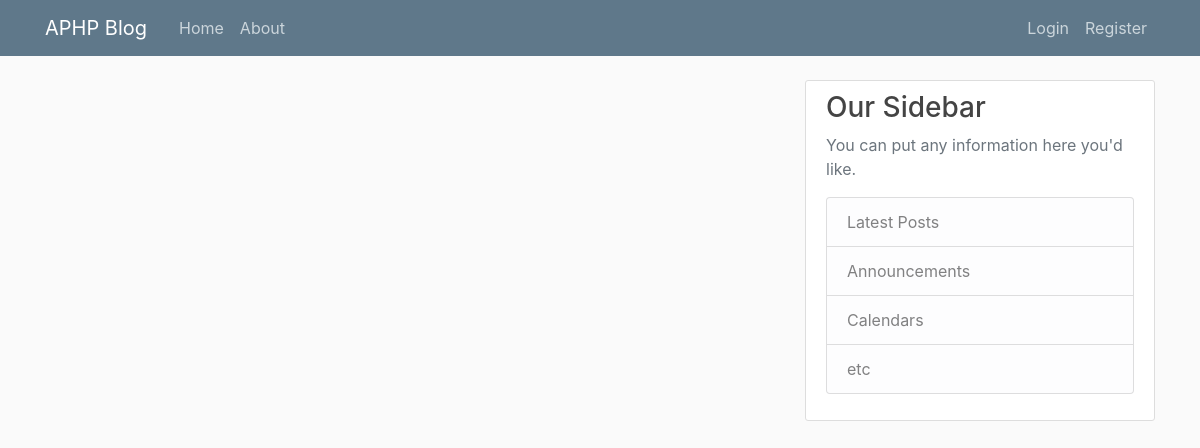
Page /home on the earlier database version.
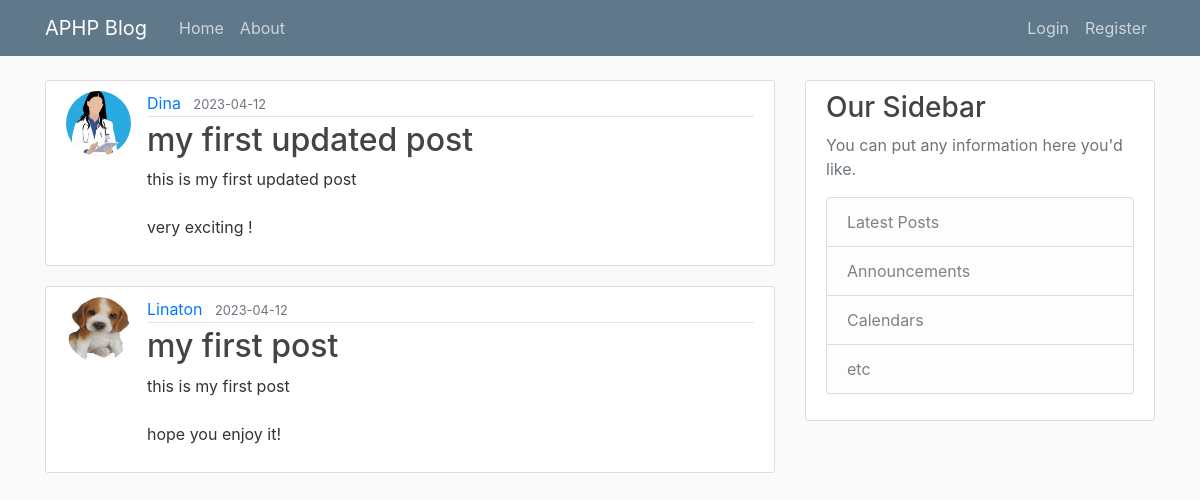
Same page on the later database version.
### flaskblog/models.py (models this page shows, shortened)
class Post(db.Model):
    id = db.Column(db.Integer, primary_key=True)
    title = db.Column(db.String(100), nullable=False)
    date_posted = db.Column(db.DateTime, nullable=False,
                            default=datetime.utcnow)
    content = db.Column(db.Text, nullable=False)
    user_id = db.Column(db.Integer, db.ForeignKey('user.id'), nullable=False)

class User(db.Model, UserMixin):
    id = db.Column(db.Integer, primary_key=True)
    username = db.Column(db.String(20), unique=True, nullable=False)
    email = db.Column(db.String(120), unique=True, nullable=False)
    image_file = db.Column(db.String(20), nullable=False,
                           default='default.jpg')
    password = db.Column(db.String(60), nullable=False)
    posts = db.relationship('Post', backref='author', lazy=True)

### flaskblog/routes.py (the view)
@app.route("/")
@app.route("/home")
def home():
    posts = Post.query.all()
    return render_template('home.html', posts=posts)

### flaskblog/templates/home.html
{% extends "layout.html" %}
{% block content %}
    {% for post in posts %}
        <article class="media content-section">
          <img class="rounded-circle article-img" src="{{ url_for('static', filename='profile_pics/'+post.author.image_file) }}" alt="">
          <div class="media-body">
            <div class="article-metadata">
              <a class="mr-2" href="#">{{ post.author.username.capitalize() }}</a>
              <small class="text-muted">{{ post.date_posted.strftime('%Y-%m-%d') }}</small>
            </div>
            <h2><a class="article-title" href="{{ url_for('post', post_id=post.id) }}">{{ post.title }}</a></h2>
            <p class="article-content">{{ post.content }}</p>
          </div>
        </article>
    {% endfor %}
{% endblock content %}

### flaskblog/templates/layout.html (shortened to what this page needs)
<!DOCTYPE html>
<html>
<head>
    <link rel="stylesheet" href="https://maxcdn.bootstrapcdn.com/bootstrap/4.0.0/css/bootstrap.min.css">
    <link rel="stylesheet" type="text/css" href="{{ url_for('static', filename='main.css') }}">
</head>
<body>
    <header class="site-header">
      <nav class="navbar navbar-expand-md navbar-dark bg-steel fixed-top">
        <div class="container">
          <a class="navbar-brand mr-4" href="/">APHP Blog</a>
          <div class="collapse navbar-collapse" id="navbarToggle">
            <div class="navbar-nav mr-auto">
              <a class="nav-item nav-link" href="{{ url_for('home') }}">Home</a>
              <a class="nav-item nav-link" href="{{ url_for('about') }}">About</a>
            </div>
            <div class="navbar-nav">
              {% if current_user.is_authenticated %}
                <a class="nav-item nav-link" href="{{ url_for('account') }}">Account</a>
                <a class="nav-item nav-link" href="{{ url_for('new_post') }}">New Post</a>
                <a class="nav-item nav-link" href="{{ url_for('logout') }}">Logout</a>
                <a class="nav-item nav-link" href="{{ url_for('project') }}">Bioinformatics Analysis Help</a>
                <a class="nav-item nav-link" href="{{ url_for('grant') }}">Grant Writing Assistance</a>
              {% else %}
                <a class="nav-item nav-link" href="{{ url_for('login') }}">Login</a>
                <a class="nav-item nav-link" href="{{ url_for('register') }}">Register</a>
              {% endif %}
            </div>
          </div>
        </div>
      </nav>
    </header>
    <main role="main" class="container">
      <div class="row">
        <div class="col-md-8">
          {% block content %}{% endblock %}
        </div>
        <div class="col-md-4">
          <div class="content-section">
            <h3>Our Sidebar</h3>
            <p class='text-muted'>You can put any information here you'd like.
              <ul class="list-group">
                <li class="list-group-item list-group-item-light">Latest Posts</li>
                <li class="list-group-item list-group-item-light">Announcements</li>
                <li class="list-group-item list-group-item-light">Calendars</li>
                <li class="list-group-item list-group-item-light">etc</li>
              </ul>
            </p>
          </div>
        </div>
      </div>
    </main>
</body>
</html>

### flaskblog/static/main.css (style rules this page uses)
body { background: #fafafa; color: #333333; margin-top: 5rem; }
h1, h2, h3, h4, h5, h6 { color: #444444; }
.bg-steel { background-color: #5f788a; }
.site-header .navbar-nav .nav-link { color: #cbd5db; }
.content-section { background: #ffffff; padding: 10px 20px; border: 1px solid #dddddd; border-radius: 3px; margin-bottom: 20px; }
.article-title { color: #444444; }
.article-content { white-space: pre-line; }
.article-img { height: 65px; width: 65px; margin-right: 16px; }
.article-metadata { padding-bottom: 1px; margin-bottom: 4px; border-bottom: 1px solid #e3e3e3 }

Differences in the rows shown:
added Post: image_file (picture), author.username "Dina", date_posted "2023-04-12", title "my first updated post", content "this is my first updated post very exciting !"
added Post: image_file (picture), author.username "Linaton", date_posted "2023-04-12", title "my first post", content "this is my first post hope you enjoy it!"
